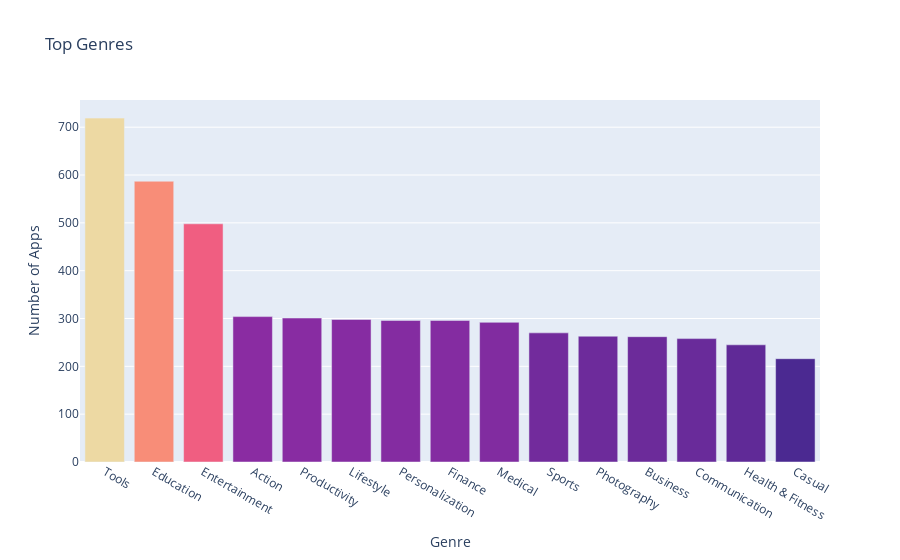

Write notebook code for a chart like this one.
### Markdown cell above
# Competition in Genres

### Code cell
bar = px.bar(
        x = num_genres.index[:15], # index = category name
        y = num_genres.values[:15], # count
        title='Top Genres',
        hover_name=num_genres.index[:15],
        color=num_genres.values[:15],
        color_continuous_scale='Agsunset'
)

bar.update_layout(xaxis_title='Genre',
                  yaxis_title='Number of Apps',
                  coloraxis_showscale=False)

bar.show()

### Figure 1 — Plotly figure (JSON) as saved in the notebook; plotly's stock layout.template omitted (floating-point values rounded to 4 significant figures)
{"data": [{"alignmentgroup": "True", "hovertemplate": "<b>%{hovertext}</b><br><br>x=%{x}<br>y=%{y}<br>color=%{marker.color}<extra></extra>", "hovertext": ["Tools", "Education", "Entertainment", "Action", "Productivity", "Lifestyle", "Personalization", "Finance", "Medical", "Sports", "Photography", "Business", "Communication", "Health & Fitness", "Casual"], "legendgroup": "", "marker": {"color": [719, 587, 498, 304, 301, 298, 296, 296, 292, 270, 263, 262, 258, 245, 216], "coloraxis": "coloraxis", "pattern": {"shape": ""}}, "name": "", "offsetgroup": "", "orientation": "v", "showlegend": false, "textposition": "auto", "x": ["Tools", "Education", "Entertainment", "Action", "Productivity", "Lifestyle", "Personalization", "Finance", "Medical", "Sports", "Photography", "Business", "Communication", "Health & Fitness", "Casual"], "xaxis": "x", "y": [719, 587, 498, 304, 301, 298, 296, 296, 292, 270, 263, 262, 258, 245, 216], "yaxis": "y", "type": "bar"}], "layout": {"xaxis": {"anchor": "y", "domain": [0, 1], "title": {"text": "Genre"}}, "yaxis": {"anchor": "x", "domain": [0, 1], "title": {"text": "Number of Apps"}}, "coloraxis": {"colorbar": {"title": {"text": "color"}}, "colorscale": [[0, "rgb(75, 41, 145)"], [0.1667, "rgb(135, 44, 162)"], [0.3333, "rgb(192, 54, 157)"], [0.5, "rgb(234, 79, 136)"], [0.6667, "rgb(250, 120, 118)"], [0.8333, "rgb(246, 169, 122)"], [1, "rgb(237, 217, 163)"]], "showscale": false}, "legend": {"tracegroupgap": 0}, "title": {"text": "Top Genres"}, "barmode": "relative"}}
